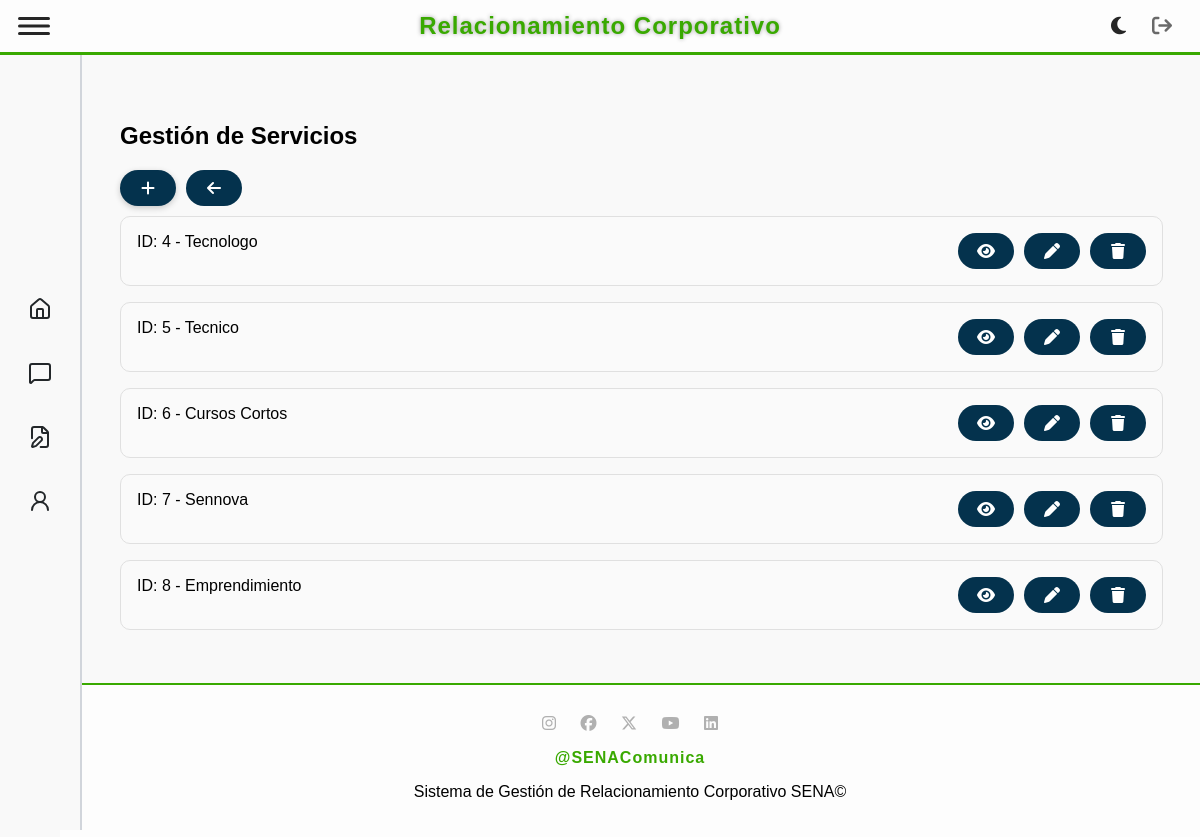
Page /servicio/view (signed in) on the earlier database version.
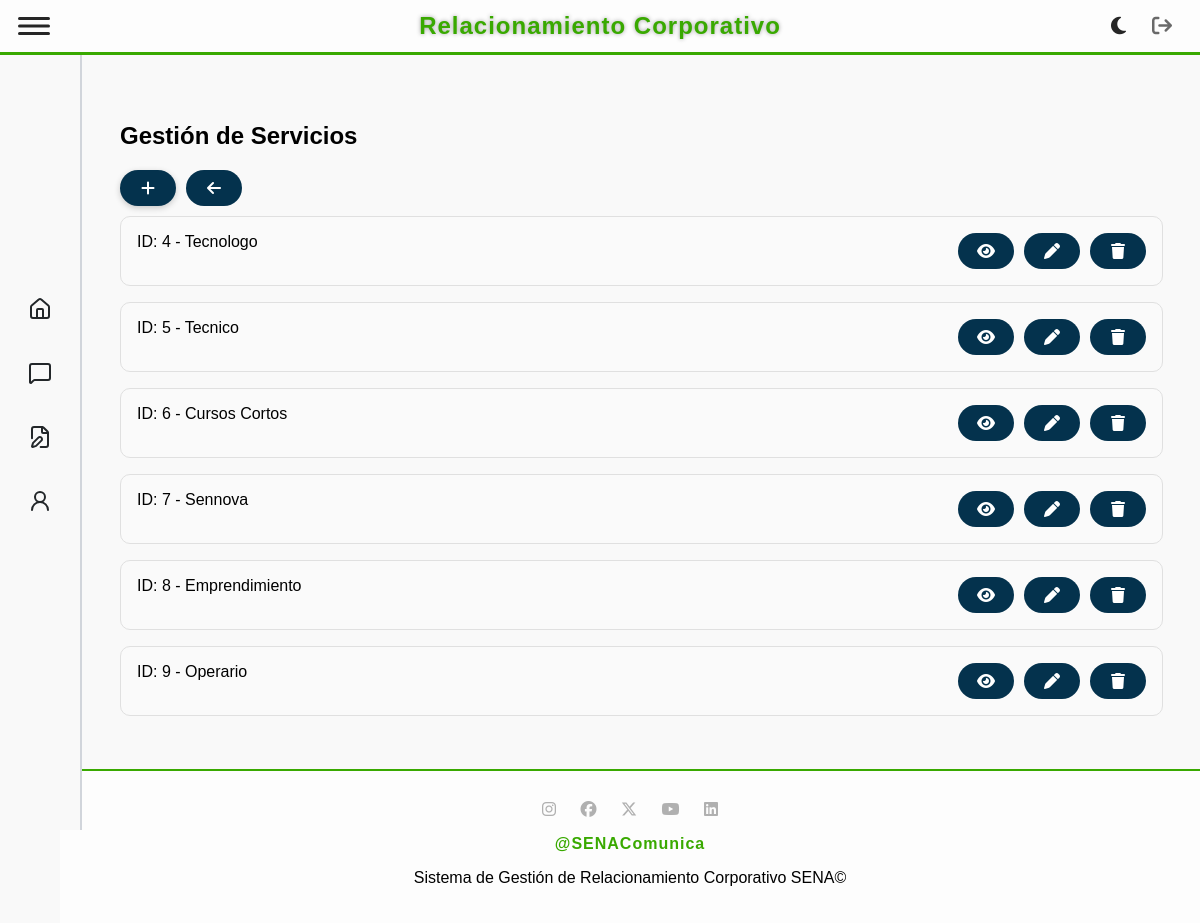
Same page on the later database version.
### tables this page shows
CREATE TABLE `servicio` (
  `idServicio` int(11) NOT NULL,
  `Servicio` varchar(100) NOT NULL,
  `Color` varchar(7) NOT NULL
);

### app/controllers/baseController.php (called while the page is built, shortened)
<?php
class BaseController
{
    public $layout = "default";
    public function render(string $view, array $arrayData = null)
    {
        $layout = MAIN_APP_ROUTE . "../views/layouts/{$this->layout}.php";
        include_once $layout;
    }
}

### app/controllers/servicioController.php (called while the page is built, shortened)
<?php
require_once "baseController.php";
require_once MAIN_APP_ROUTE."../models/ServicioModel.php";
class ServicioController extends BaseController {
    public function view(){
        $servicioObj = new ServicioModel();
        $servicios = $servicioObj->getAll();
        $data = [
            "titulo" => "Lista de Servicios",
            "servicios" => $servicios
        ];
        $this->render('servicio/view.php', $data);
    }
}

### app/models/BaseModel.php (called while the page is built, shortened)
<?php
abstract class BaseModel {
    public function __construct() {
        try {
            $options = [
                PDO::ATTR_ERRMODE => PDO::ERRMODE_EXCEPTION,
                PDO::ATTR_DEFAULT_FETCH_MODE => PDO::FETCH_OBJ
            ];
            $dsn = DRIVER.':host='.HOST.';dbname='.DATABASE;
            $this->dbConnection = new PDO($dsn, USERNAME_DB, PASSWORD_DB, $options);
        } catch (PDOException $ex) {
            echo 'Error en la conexión: '.$ex->getMessage();
            exit;
        }
    }
}

### app/models/ServicioModel.php (called while the page is built, shortened)
<?php
require_once MAIN_APP_ROUTE."../models/BaseModel.php";
class ServicioModel extends BaseModel {
    public function __construct(
        ?int $idServicio = null,
        ?string $Servicio = null
    ) {
        $this->table = "servicio";
    }
    public function getAll(): array {
        try {
            $sql = "SELECT * FROM $this->table";
            return $this->dbConnection->query($sql)->fetchAll(PDO::FETCH_OBJ);
        } catch (PDOException $e) {
            throw new PDOException("Error al obtener servicios: " . $e->getMessage());
        }
    }
}

### app/views/servicio/view.php (the view)
<div class="data-container">
    <h2>Gestión de Servicios</h2>
    <div class="buttons">
            <a class="btn-add" href="/servicio/new"><i class="fa fa-plus"></i></a>
            <a href="/usuario/indexAdministrador" class="btn btn-secondary" title="Volver"><i class="fas fa-arrow-left"></i></a>
        </div>
    <?php
    if (empty($servicios)) {
        echo "<br>No se encuentran servicios en la base de datos";
    } else {
        foreach ($servicios as $servicio) {
            echo "<div class='record'>
                <span>ID: {$servicio->idServicio} - {$servicio->Servicio}</span>
                <div class='buttons'>
                    <a href='/servicio/view/{$servicio->idServicio}'><i class='fas fa-eye'></i></a>
                    <a href='/servicio/edit/{$servicio->idServicio}'><i class='fas fa-pen'></i></a>
                    <a href='/servicio/delete/{$servicio->idServicio}'><i class='fas fa-trash'></i></a>
                </div>
            </div>";
        }
    }
    ?>
</div>

Differences in the rows shown:
added servicio: idServicio "9", Servicio "Operario"
